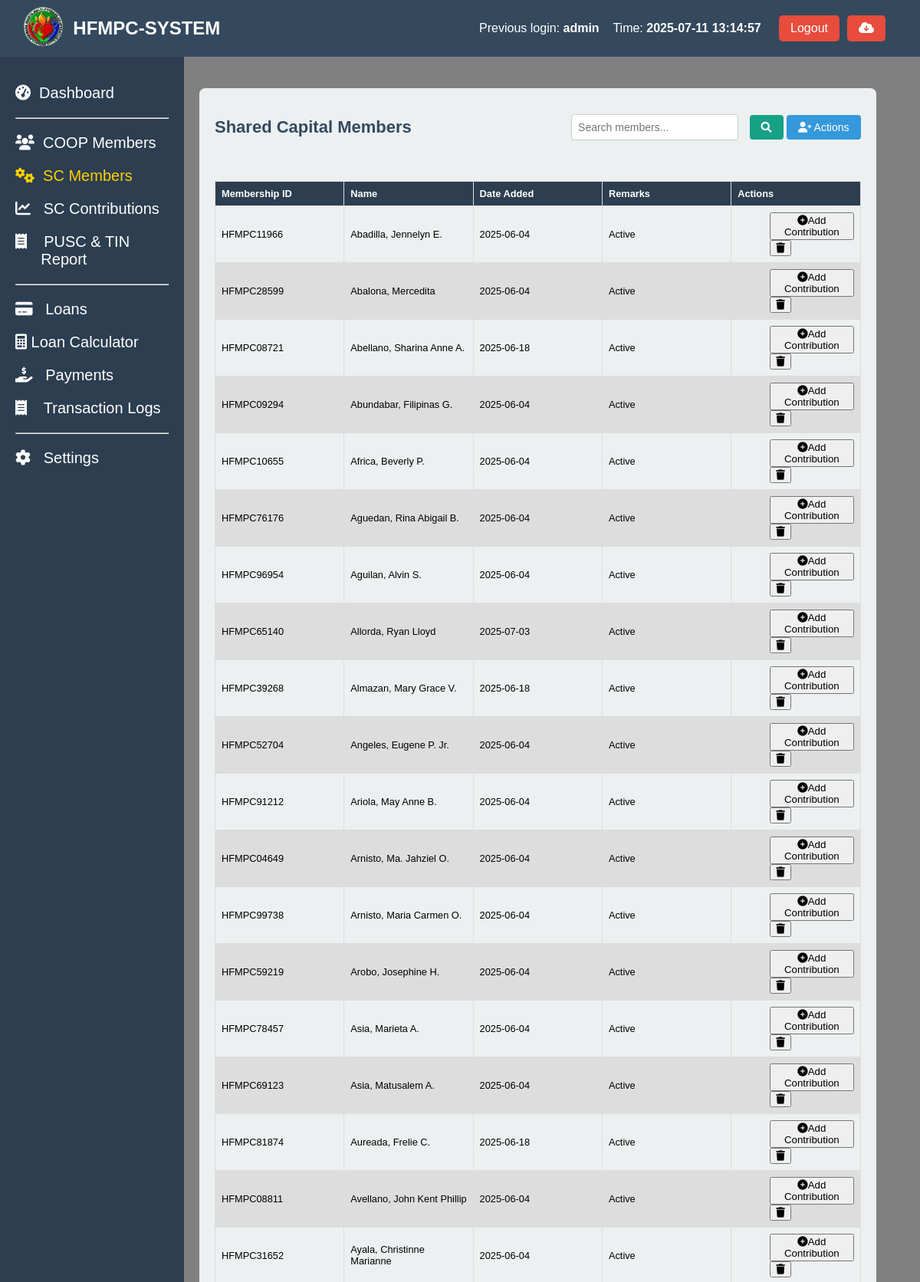
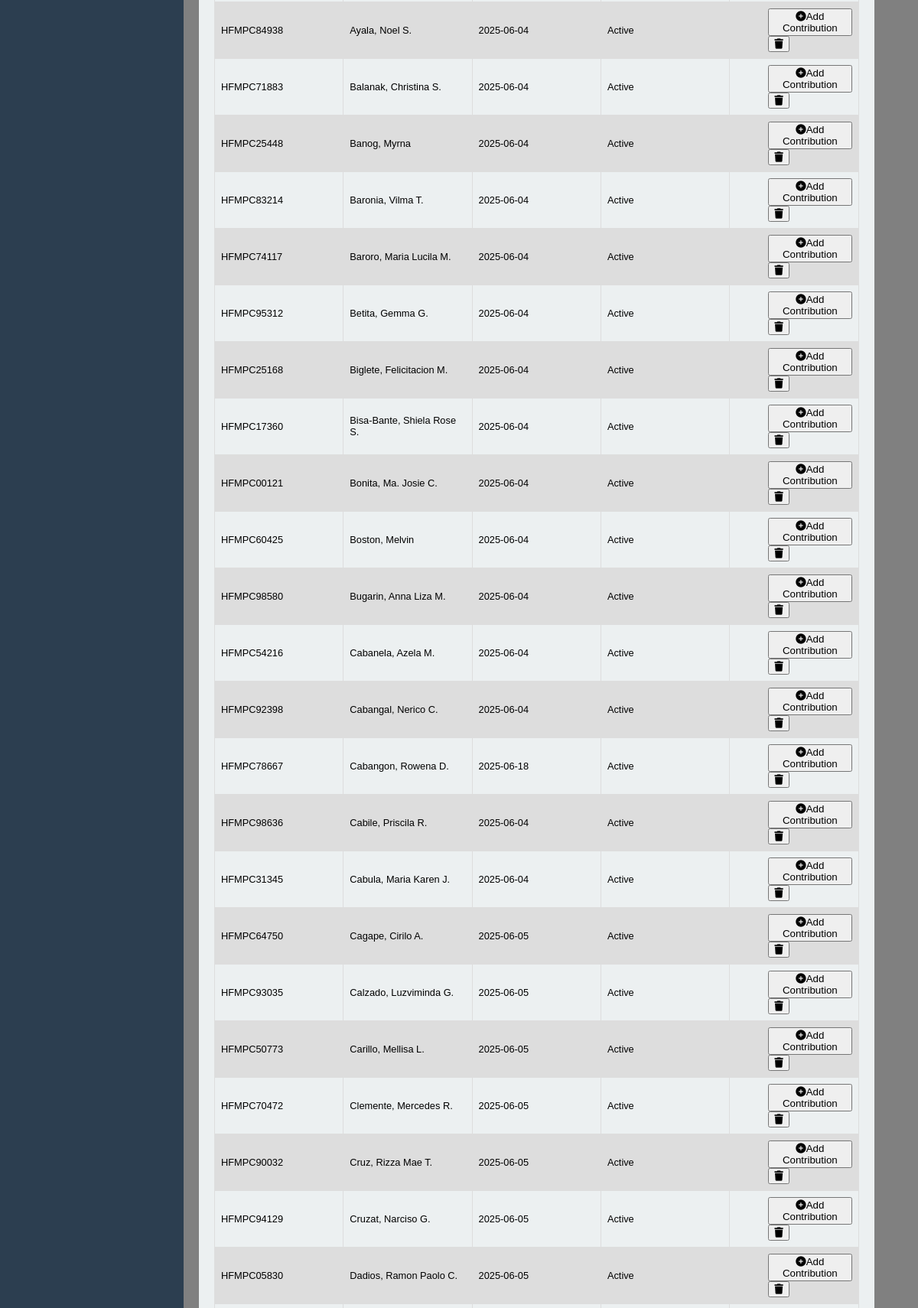
Screenshot of /coop_members_shared_capitals.php (signed in, upper part) with the database file from the repository (2 pictures, top to bottom).
### tables this page shows
CREATE TABLE `coop_members_shared_capital` (
  `id` int(11) NOT NULL AUTO_INCREMENT,
  `Membership_ID` varchar(11) NOT NULL,
  `name_of_member` varchar(50) NOT NULL,
  `Date_Added` date NOT NULL,
  `status` int(11) NOT NULL,
  `remarks` varchar(10) NOT NULL,
  PRIMARY KEY (`id`)
);

CREATE TABLE `coop_members` (
  `coop_id` int(50) NOT NULL AUTO_INCREMENT,
  `membership_id` varchar(50) NOT NULL,
  `name_of_member` varchar(255) NOT NULL,
  `contact_number` varchar(20) NOT NULL,
  `tin` varchar(15) NOT NULL,
  `date_accepted` date NOT NULL,
  `bod_resolution` varchar(50) NOT NULL,
  `type_of_membership` varchar(50) NOT NULL,
  `shares_subscribed` decimal(10,2) NOT NULL,
  `amount_subscribed` decimal(10,2) NOT NULL,
  `initial_paid_up` decimal(10,2) NOT NULL,
  `address` text NOT NULL,
  `date_of_birth` date NOT NULL,
  `age` int(11) NOT NULL,
  `gender` varchar(20) DEFAULT NULL,
  `civil_status` varchar(50) DEFAULT NULL,
  `occupation` varchar(100) NOT NULL,
  `number_of_dependents` int(11) NOT NULL,
  `religious` varchar(100) NOT NULL,
  `annual_income` decimal(10,2) NOT NULL,
  `date_terminated` date DEFAULT NULL,
  `educational_attainment` varchar(50) DEFAULT NULL,
  `status` int(5) NOT NULL,
  `remarks` varchar(10) NOT NULL,
  `created_at` timestamp NOT NULL DEFAULT current_timestamp(),
  PRIMARY KEY (`coop_id`)
);

### coop_members_shared_capitals.php (the view, shortened to what this page needs)
<?php
include 'header.php';
include 'sidebar.php';
?>
<link rel="stylesheet" href="assets/coop_members_shared_capitals.css">
<link rel="stylesheet" href="assets/message.css">
<link rel="stylesheet" href="assets/loader.css">
<main class="content-member">
  <section class="stats-member">
    <div class="card-member">
      <div class="card-header-member">
        <h2>Shared Capital Members</h2>
        <div class="actions">
           <input type="text" id="search-bar" placeholder="Search members..." oninput="searchTable()">
            <button class="search-btn" onclick="searchTable()">
                <i class="fas fa-search"></i>
            </button>
            <div class="dropdown">
              <button class="add-btn" onclick="toggleDropdown()">
                  <i class="fas fa-user-plus"></i> Actions
              </button>
            </div>
        </div>
      </div>
      <div style="overflow-x:auto;">
        <table id="member-table">
          <thead>
            <tr>
              <th>Membership ID</th>
              <th>Name</th>
              <th>Date Added</th>
              <th>Remarks</th>
              <th>Actions</th>
            </tr>
          </thead>
          <tbody>
            <?php
             $sql = "SELECT sc.id, sc.Membership_ID, sc.Date_Added, cm.name_of_member, sc.status, sc.Remarks
                     FROM coop_members_shared_capital sc
                     LEFT JOIN coop_members cm ON sc.Membership_ID = cm.membership_id
                     WHERE sc.Remarks IS NULL OR sc.Remarks != 'Deleted'";
            $sql .= " ORDER BY cm.name_of_member ASC";
            $result = $conn->query($sql);
            if ($result->num_rows > 0) {
                while ($row = $result->fetch_assoc()) {
                    $status = $row['status'];
                    echo '<tr>';
                    echo '<td>' . htmlspecialchars($row['Membership_ID']) . '</td>';
                    echo '<td>' . htmlspecialchars($row['name_of_member']) . '</td>';
                    echo '<td>' . htmlspecialchars($row['Date_Added']) . '</td>';
                    echo '<td>';
                    echo $status == 1 ? '<span class="remark-active">Active</span>' : '<span class="remark-withdrawn">Withdrawn</span>';
                    echo '</td>';
                    echo '<td style="padding-left: 50px;">';
                    echo '<a href="#" onclick="openContributionModal(\'' . $row['Membership_ID'] . '\', \'' . $row['id'] . '\', ' . $row['status'] . ')"><button> <i class="fas fa-plus-circle"></i>Add Contribution</button></a>';
                    echo '<a href="coop_members_shared_capitals_delete_functions.php?id=' . htmlspecialchars($row['Membership_ID']) . '" class="delete-btn" onclick="return confirm(\'Are you sure you want to delete this member?\')"><button><i class="fa-solid fa-trash"></i></button></a>';
                    echo '</td>';
                    echo '</tr>';
                }
            } else {
                echo '<tr><td colspan="6">No records found</td></tr>';
            }
            ?>
          </tbody>
        </table>
      </div>
    </div>
  </section>
</main>

### header.php (shortened to what this page needs)
<?php
include 'config/config.php';
$previous_user = null;
$sql_prev = "SELECT id, username, login_time FROM login_activity ORDER BY login_time DESC LIMIT 1 OFFSET 1";
$result_prev = $conn->query($sql_prev);
if ($result_prev->num_rows > 0) {
    $previous_user = $result_prev->fetch_assoc();
}
?>
<!DOCTYPE html>
<html lang="en">
<head>
  <link rel="stylesheet" href="https://cdnjs.cloudflare.com/ajax/libs/font-awesome/6.0.0-beta3/css/all.min.css">
  <link rel="stylesheet" href="assets/styles.css">
</head>
<body>
<header class="header">
  <div class="header-content">
    <div class="dashboard-left">
      <a href="index.php"><img src="logo.png" alt="Logo" class="dashboard-logo" width="20%"></a>
      <h1> HFMPC-SYSTEM</h1>
    </div>
    <div class="admin-info">
      <?php if ($previous_user): ?>
        <div class="previous-login-info" style="text-align: right; display: flex; justify-content: space-between;">
          <p>Previous login: <strong><?php echo htmlspecialchars($previous_user['username']); ?></strong></p> &nbsp&nbsp&nbsp&nbsp
          <p>Time: <strong><?php echo htmlspecialchars($previous_user['login_time']); ?></strong></p>&nbsp&nbsp&nbsp
        </div>
      <?php else: ?>
        <p class="previous-login-info">No previous login records found.</p>
      <?php endif; ?>
      <button class="logout-btn" onclick="confirmLogout();">Logout</button>
      <form method="post" action="backup.php" onsubmit="return confirmBackup();">
          <button class="logout-btn" type="submit" name="backup"><i class="fas fa-cloud-download-alt"></i></button>
      </form>
    </div>
  </div>
</header>
</body>
</html>

### assets/styles.css (style rules this page uses)
body { font-family: Arial, sans-serif; margin: 0; height: 100vh; display: flex; flex-direction: column; }
header { background-color: #34495e; color: white; padding: 5px; width: 100%; display: flex; justify-content: space-between; align-items: center; position: fixed; z-index: 10; }
header h1 { font-size: 24px; }
.header-content { display: flex; justify-content: space-between; width: 100%; padding-right: 50px; padding-left: 20px; }
.admin-info { display: flex; align-items: center; gap: 10px; }
.logout-btn { background-color: #e74c3c; color: white; border: none; padding: 8px 15px; cursor: pointer; font-size: 16px; border-radius: 5px; }
.logout-btn { background-color: #e74c3c; color: white; border: none; padding: 8px 15px; cursor: pointer; }
.dashboard-left { display: flex; align-items: center; gap: 10px; }
.dashboard-logo { height: 60px; width: auto; object-fit: contain; }

### assets/coop_members_shared_capitals.css (style rules this page uses)
.content-member { background-color: gray; margin-left: 150px; padding: 100px; margin-top: 5px; flex-grow: 1; height: 100vh; overflow-y: auto; position: relative; }
.stats-member { display: flex; justify-content: space-between; margin-top: 10px; width: 105%; }
.card-member { background-color: #ecf0f1; border-radius: 8px; padding: 20px; width: 100%; margin-left: 10px; position:relative; }
.card-member h2 { font-size: 22px; color: #34495e; }
table { font-family: arial, sans-serif; border-collapse: collapse; width: 100%; table-layout: fixed; font-size: 80%; }
th { background-color: #2c3e50; color: white; }
td, th { border: 1px solid #dddddd; text-align: left; padding: 8px; word-wrap: break-word; white-space: normal; max-width: 150px; overflow: hidden; text-overflow: ellipsis; }
tr:nth-child(even) { background-color: #dddddd; }
.card-header-member { display: flex; justify-content: space-between; align-items: center; margin-bottom: 20px; }
.add-btn { padding: 8px 15px; font-size: 14px; color: white; background-color: #3498db; border: none; border-radius: 4px; cursor: pointer; }
form { display: flex; flex-direction: column; }
#search-bar { padding: 8px; font-size: 14px; width: 200px; border: 1px solid #ccc; border-radius: 4px; }
.search-btn { padding: 8px 15px; font-size: 14px; color: white; background-color: #16a085; border: none; border-radius: 4px; cursor: pointer; margin-left: 10px; }
.dropdown { position: relative; display: inline-block; }

### coop_members_shared_capitals.php (style rules this page uses)
.content-member { background-color: gray; }

### rows the page displays
coop_members_shared_capital: Membership_ID "HFMPC11966", coop_members.name_of_member "Abadilla, Jennelyn E.", Date_Added "2025-06-04", status "Active"
coop_members_shared_capital: Membership_ID "HFMPC28599", coop_members.name_of_member "Abalona, Mercedita", Date_Added "2025-06-04", status "Active"
coop_members_shared_capital: Membership_ID "HFMPC08721", coop_members.name_of_member "Abellano, Sharina Anne A.", Date_Added "2025-06-18", status "Active"
coop_members_shared_capital: Membership_ID "HFMPC09294", coop_members.name_of_member "Abundabar, Filipinas G.", Date_Added "2025-06-04", status "Active"
coop_members_shared_capital: Membership_ID "HFMPC10655", coop_members.name_of_member "Africa, Beverly P.", Date_Added "2025-06-04", status "Active"
coop_members_shared_capital: Membership_ID "HFMPC76176", coop_members.name_of_member "Aguedan, Rina Abigail B.", Date_Added "2025-06-04", status "Active"
coop_members_shared_capital: Membership_ID "HFMPC96954", coop_members.name_of_member "Aguilan, Alvin S.", Date_Added "2025-06-04", status "Active"
coop_members_shared_capital: Membership_ID "HFMPC65140", coop_members.name_of_member "Allorda, Ryan Lloyd", Date_Added "2025-07-03", status "Active"
coop_members_shared_capital: Membership_ID "HFMPC39268", coop_members.name_of_member "Almazan, Mary Grace V.", Date_Added "2025-06-18", status "Active"
coop_members_shared_capital: Membership_ID "HFMPC52704", coop_members.name_of_member "Angeles, Eugene P. Jr.", Date_Added "2025-06-04", status "Active"
coop_members_shared_capital: Membership_ID "HFMPC91212", coop_members.name_of_member "Ariola, May Anne B.", Date_Added "2025-06-04", status "Active"
coop_members_shared_capital: Membership_ID "HFMPC04649", coop_members.name_of_member "Arnisto, Ma. Jahziel O.", Date_Added "2025-06-04", status "Active"
coop_members_shared_capital: Membership_ID "HFMPC99738", coop_members.name_of_member "Arnisto, Maria Carmen O.", Date_Added "2025-06-04", status "Active"
coop_members_shared_capital: Membership_ID "HFMPC59219", coop_members.name_of_member "Arobo, Josephine H.", Date_Added "2025-06-04", status "Active"
coop_members_shared_capital: Membership_ID "HFMPC78457", coop_members.name_of_member "Asia, Marieta A.", Date_Added "2025-06-04", status "Active"
coop_members_shared_capital: Membership_ID "HFMPC69123", coop_members.name_of_member "Asia, Matusalem A.", Date_Added "2025-06-04", status "Active"
coop_members_shared_capital: Membership_ID "HFMPC81874", coop_members.name_of_member "Aureada, Frelie C.", Date_Added "2025-06-18", status "Active"
coop_members_shared_capital: Membership_ID "HFMPC08811", coop_members.name_of_member "Avellano, John Kent Phillip", Date_Added "2025-06-04", status "Active"
coop_members_shared_capital: Membership_ID "HFMPC31652", coop_members.name_of_member "Ayala, Christinne Marianne", Date_Added "2025-06-04", status "Active"
coop_members_shared_capital: Membership_ID "HFMPC84938", coop_members.name_of_member "Ayala, Noel S.", Date_Added "2025-06-04", status "Active"
coop_members_shared_capital: Membership_ID "HFMPC71883", coop_members.name_of_member "Balanak, Christina S.", Date_Added "2025-06-04", status "Active"
coop_members_shared_capital: Membership_ID "HFMPC25448", coop_members.name_of_member "Banog, Myrna", Date_Added "2025-06-04", status "Active"
coop_members_shared_capital: Membership_ID "HFMPC83214", coop_members.name_of_member "Baronia, Vilma T.", Date_Added "2025-06-04", status "Active"
coop_members_shared_capital: Membership_ID "HFMPC74117", coop_members.name_of_member "Baroro, Maria Lucila M.", Date_Added "2025-06-04", status "Active"
coop_members_shared_capital: Membership_ID "HFMPC95312", coop_members.name_of_member "Betita, Gemma G.", Date_Added "2025-06-04", status "Active"
coop_members_shared_capital: Membership_ID "HFMPC25168", coop_members.name_of_member "Biglete, Felicitacion M.", Date_Added "2025-06-04", status "Active"
coop_members_shared_capital: Membership_ID "HFMPC17360", coop_members.name_of_member "Bisa-Bante, Shiela Rose S.", Date_Added "2025-06-04", status "Active"
coop_members_shared_capital: Membership_ID "HFMPC00121", coop_members.name_of_member "Bonita, Ma. Josie C.", Date_Added "2025-06-04", status "Active"
coop_members_shared_capital: Membership_ID "HFMPC60425", coop_members.name_of_member "Boston, Melvin", Date_Added "2025-06-04", status "Active"
coop_members_shared_capital: Membership_ID "HFMPC98580", coop_members.name_of_member "Bugarin, Anna Liza M.", Date_Added "2025-06-04", status "Active"
coop_members_shared_capital: Membership_ID "HFMPC54216", coop_members.name_of_member "Cabanela, Azela M.", Date_Added "2025-06-04", status "Active"
coop_members_shared_capital: Membership_ID "HFMPC92398", coop_members.name_of_member "Cabangal, Nerico C.", Date_Added "2025-06-04", status "Active"
coop_members_shared_capital: Membership_ID "HFMPC78667", coop_members.name_of_member "Cabangon, Rowena D.", Date_Added "2025-06-18", status "Active"
coop_members_shared_capital: Membership_ID "HFMPC98636", coop_members.name_of_member "Cabile, Priscila R.", Date_Added "2025-06-04", status "Active"
coop_members_shared_capital: Membership_ID "HFMPC31345", coop_members.name_of_member "Cabula, Maria Karen J.", Date_Added "2025-06-04", status "Active"
coop_members_shared_capital: Membership_ID "HFMPC64750", coop_members.name_of_member "Cagape, Cirilo A.", Date_Added "2025-06-05", status "Active"
coop_members_shared_capital: Membership_ID "HFMPC93035", coop_members.name_of_member "Calzado, Luzviminda G.", Date_Added "2025-06-05", status "Active"
coop_members_shared_capital: Membership_ID "HFMPC50773", coop_members.name_of_member "Carillo, Mellisa L.", Date_Added "2025-06-05", status "Active"
coop_members_shared_capital: Membership_ID "HFMPC70472", coop_members.name_of_member "Clemente, Mercedes R.", Date_Added "2025-06-05", status "Active"
coop_members_shared_capital: Membership_ID "HFMPC90032", coop_members.name_of_member "Cruz, Rizza Mae T.", Date_Added "2025-06-05", status "Active"
coop_members_shared_capital: Membership_ID "HFMPC94129", coop_members.name_of_member "Cruzat, Narciso G.", Date_Added "2025-06-05", status "Active"
coop_members_shared_capital: Membership_ID "HFMPC05830", coop_members.name_of_member "Dadios, Ramon Paolo C.", Date_Added "2025-06-05", status "Active"

### other values shown
$previous_user['username'] "admin"
$previous_user['login_time'] "2025-07-11 13:14:57"
